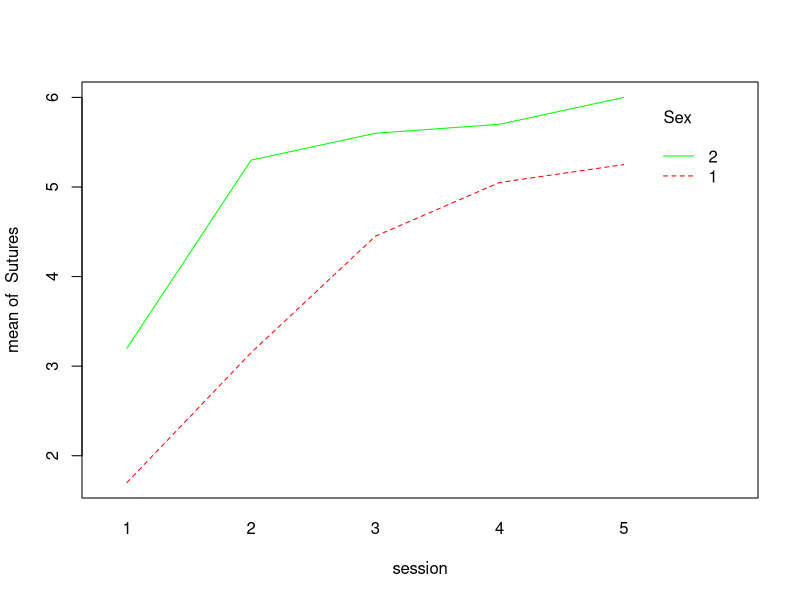
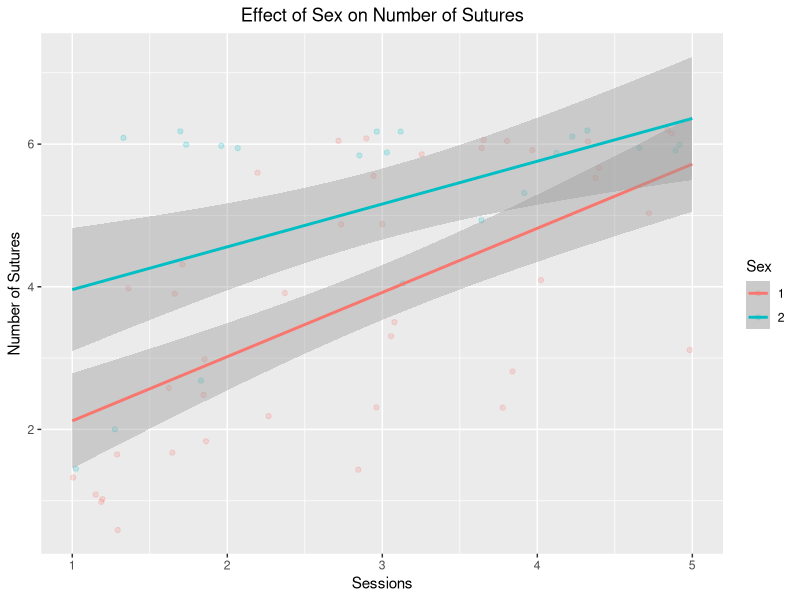
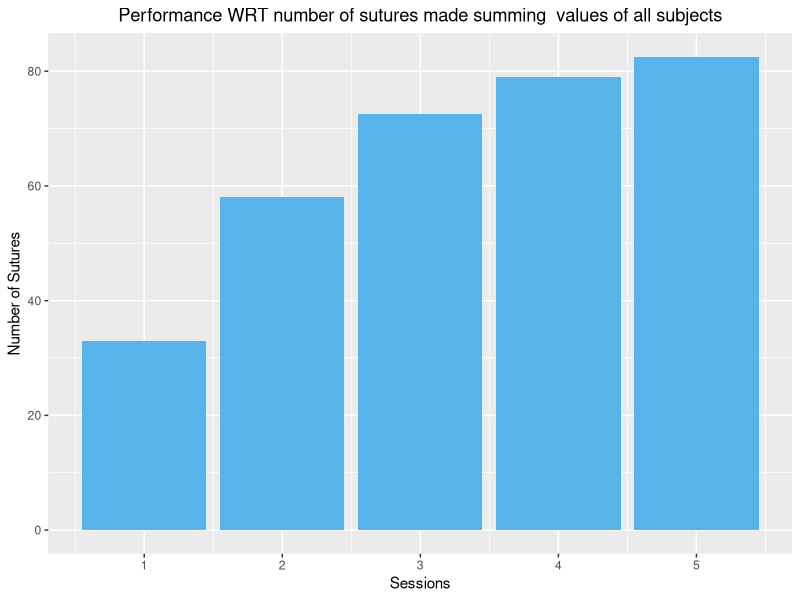
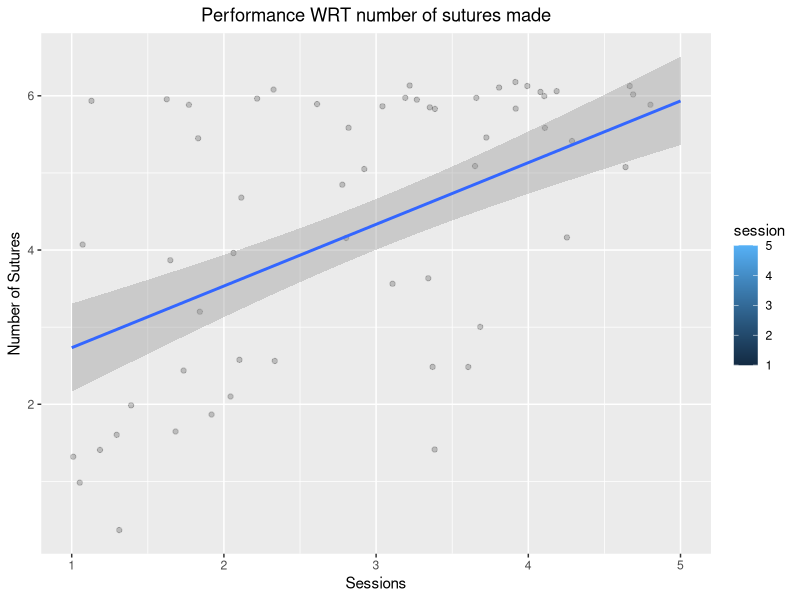
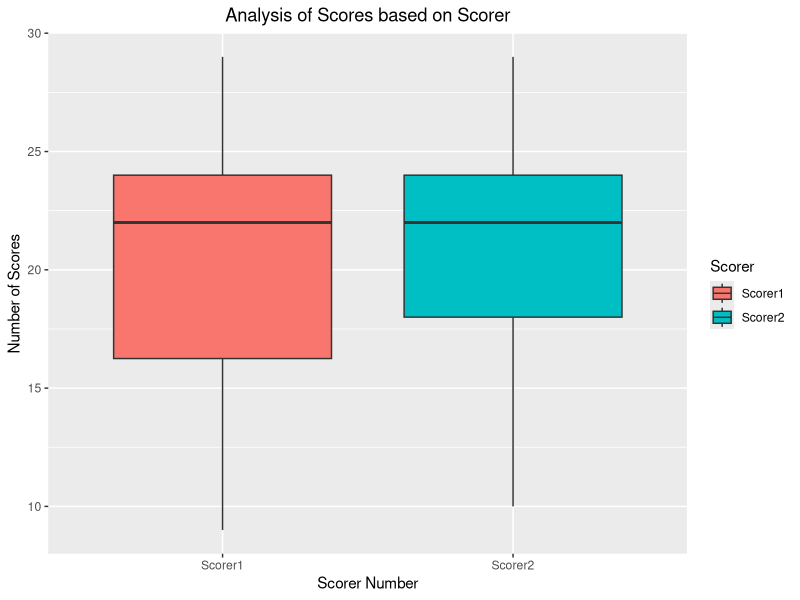
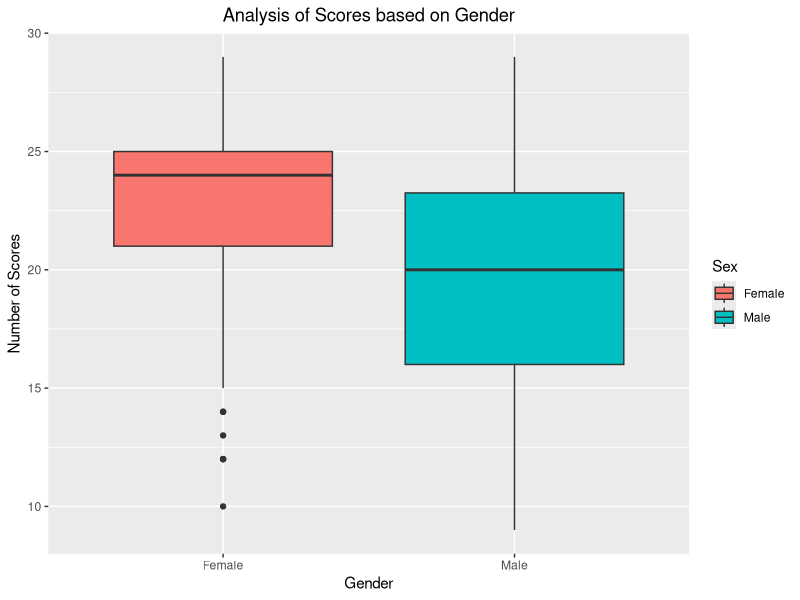
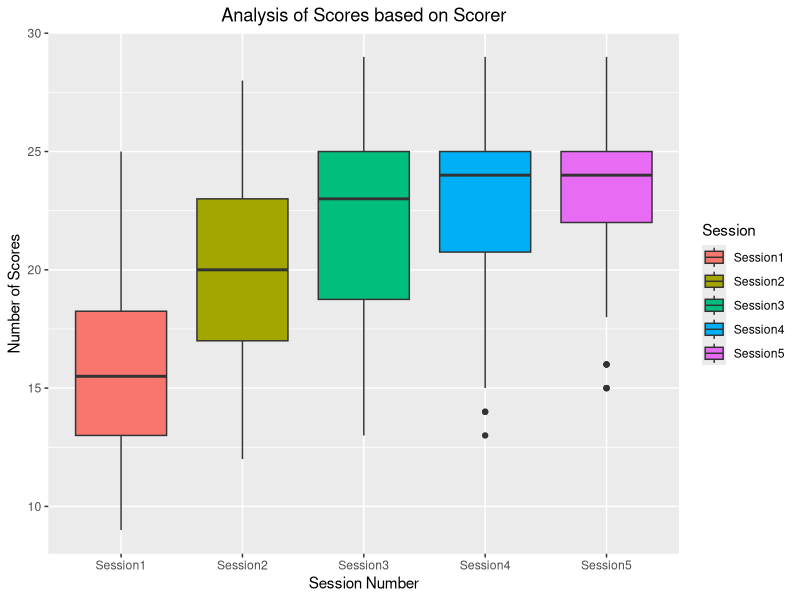
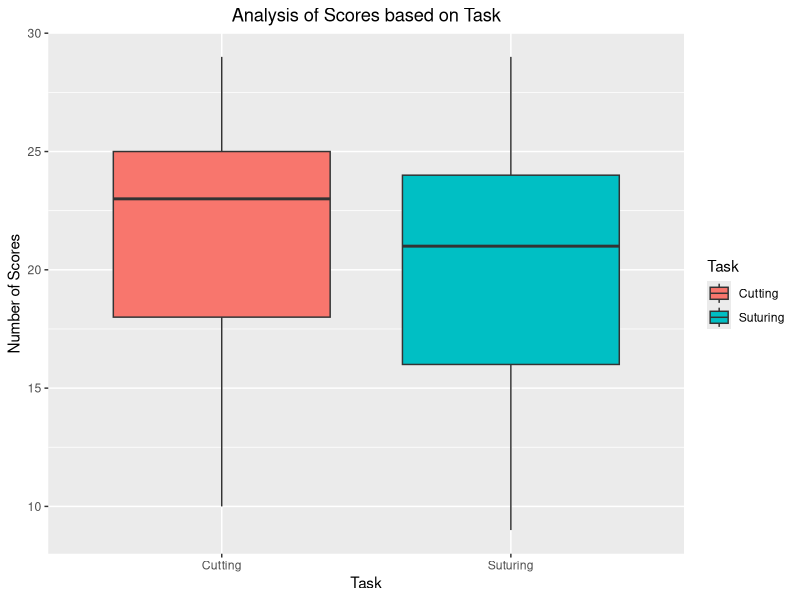

Write R code to recreate these figures, in order. (Note: this script raises an error after producing the figures.)
library(openxlsx)
library(readxl)
library(ggplot2)
library(reshape2)
library(dplyr)
library(nlme)
dir=getwd()
dir
data=read.csv("Data/Normalised_Data.csv")
data$Sex[data$Sex==1]="Male"
data$Sex[data$Sex==2]="Female"


#Normalised

# # m1=abs(min(na.exclude(data$Mean_Perspiration)))
# col=data$Mean_Perspiration
# col=as.numeric(col)+m1+0.0015
# 
# list1=data$Mean_Perspiration
# #list1=na.omit(df$Mean_Perspiration)
# list1[is.na(list1)] <- 555
# minimumvalue=abs(min(list1))
# 
# for(i in c(1:length(list1))) {
#   list1[i]=list1[i]+minimumvalue+0.0015
#   #appendedlist=append(appendedlist,newlist)
#   print(list1[i])
# }
# 
# for(i in c(1:length(list1))) {
#   if (list1[i] > 500) {
#     list1[i]=NA
#     print(list1[i])
#   }
# }
# print(list1)
# data["Normalised_PP"]<-NA
# data$Normalised_PP=list1
# write.csv(data,"Data/Normalised_Data.csv")


#Performance WRT Sutures
data2=read_excel("Data/MicrosurgeryPerformance.xlsx")
data2=data2[1:15,]
Subject <- rep(unlist(data2$ID),each=5)
session=rep(c(1:5),15)#rep(c("Session1","Session2","Session3","Session4","Session5"),15)


Sutures=c()
for( i in 1:15){
  Sutures=append(Sutures,c( as.numeric(data2[i,"Sutures 1"]),as.numeric(data2[i,"Sutures 2"]) ,as.numeric(data2[i,"Sutures 3"]) ,as.numeric(data2[i,"Sutures 4"]) ,as.numeric(data2[i,"Sutures 5"])         ))
}
Age=rep(unlist(data2$Age),each=5)
Sex=rep(unlist(data2$Sex),each=5)
sdata=data.frame(Subject,Age, Sex,session,Sutures)
attach(sdata)
interaction.plot(x.factor     = session,
                 trace.factor = Sex, 
                 response     = Sutures, 
                 col=c("red","green"),  ### Colors for levels of trace var.
                 
                 ### Order by factor order in data
)
for (i in 1:length(Sex)){
  if(as.numeric(Sex[i])==1){
    Sex[i]="Male"
  }
  else if(as.numeric(Sex[i])==2) {
    Sex[i]="Female"
  }
}
p1=ggplot(sdata,aes(session, Sutures, colour=Sex)) + theme(plot.title = element_text(hjust = 0.5)) + 
  geom_jitter(alpha=0.2) +geom_smooth(method=lm)+xlim(1,5)+
  labs(x = 'Sessions', y = 'Number of Sutures')+ggtitle("Effect of Sex on Number of Sutures")
ggsave(filename="Plot/SuturingVsSex.pdf", plot=p1)

session=rep(c("Session1","Session2","Session3","Session4","Session5"),15)
summary(lm(Sutures~Sex*session))

p2=ggplot(sdata,aes(session, Sutures,fill=session)) + theme(plot.title = element_text(hjust = 0.5)) + 
  #geom_jitter(alpha=0.2) +geom_smooth(method=lm)+xlim(1,5)+
  geom_bar(stat="identity",fill="#56B4E9")+
  labs(x = 'Sessions', y = 'Number of Sutures')+ggtitle("Performance WRT number of sutures made summing  values of all subjects")
ggsave(filename="Plot/PerformanceWRTSutures_bar.pdf", plot=p2)


p3=ggplot(sdata,aes(session, Sutures,fill=session)) +
  geom_jitter(alpha=0.2) +geom_smooth(method=lm)+xlim(1,5)+ theme(plot.title = element_text(hjust = 0.5)) + 
  #geom_bar(stat="identity",fill="#56B4E9")+
  labs(x = 'Sessions', y = 'Number of Sutures')+ggtitle("Performance WRT number of sutures made")
ggsave(filename="Plot/PerformanceWRTSutures.pdf", plot=p3)

summary(lm(Sutures~session))






#Summary_Based on Scores with all other attributes
summary(lm(formula = Scores~log(Normalised_PP)+Age+Sex+Task+Scorer+Session,data=data))

#Random Effect
rand_data=na.omit(data)
anova(lme(Scores~Normalised_PP+Age+Year+Sex+Task+Session,random=~1|Subject,data=rand_data))

p4 = ggplot(data, aes(x=Scorer, y=Scores,fill=Scorer))  + theme(plot.title = element_text(hjust = 0.5)) +  
  geom_boxplot()+ggtitle("Analysis of Scores based on Scorer") +labs(x="Scorer Number",y="Number of Scores")
ggsave(filename="Plot/ScorerVsScore.pdf", plot=p4)


p5 = ggplot(data, aes(x=Sex, y=Scores,fill=Sex))  + theme(plot.title = element_text(hjust = 0.5)) +  
  geom_boxplot()+ggtitle("Analysis of Scores based on Gender") +labs(x="Gender",y="Number of Scores")
ggsave(filename="Plot/GenderVsScore.pdf", plot=p5)


p6 = ggplot(data, aes(x=Session, y=Scores,fill=Session))  + theme(plot.title = element_text(hjust = 0.5)) +  
  geom_boxplot()+ggtitle("Analysis of Scores based on Scorer") +labs(x="Session Number",y="Number of Scores")
ggsave(filename="Plot/SessionVsScore.pdf", plot=p6)


p7 = ggplot(data, aes(x=Task, y=Scores,fill=Task))  + theme(plot.title = element_text(hjust = 0.5)) +  
  geom_boxplot()+ggtitle("Analysis of Scores based on Task") +labs(x="Task",y="Number of Scores")
ggsave(filename="Plot/TaskVsScore.pdf", plot=p7)

#Summary_Based on Time with all other attributes
summary(lm(formula = Time~log(Normalised_PP)+Age+Sex+Task+Session,data=data))

p8 = ggplot(data, aes(x=Scorer, y=Time,fill=Scorer))  + theme(plot.title = element_text(hjust = 0.5)) +  
  geom_boxplot()+ggtitle("Analysis of Time based on Scorer") +labs(x="Scorer Number",y="Time in seconds")
ggsave(filename="Plot/ScorerVsTime.pdf", plot=p8)


p9 = ggplot(data, aes(x=Sex, y=Time,fill=Sex)) + theme(plot.title = element_text(hjust = 0.5)) +  
  geom_boxplot()+ggtitle("Analysis of Time based on Gender") +labs(x="Gender",y="Time in seconds")
ggsave(filename="Plot/GenderVsTime.pdf", plot=p9)


p10 = ggplot(data, aes(x=Session, y=Time,fill=Session))  + theme(plot.title = element_text(hjust = 0.5)) +  
  geom_boxplot()+ggtitle("Analysis of Time based on Scorer") +labs(x="Session Number",y="Time in seconds")
ggsave(filename="Plot/SessionVsTime.pdf", plot=p10)


p11 = ggplot(data, aes(x=Task,y=Time,fill=Task))  + theme(plot.title = element_text(hjust = 0.5)) +  
  geom_boxplot()+ggtitle("Analysis of Time based on Task") +labs(x="Task",y="Time in seconds")
ggsave(filename="Plot/TaskVsTime.pdf", plot=p11)


#Analysis based on Scorer
Cutting=read.csv("Data/Cutting_Data.csv")
p12=ggplot(Cutting, aes(x=Scorer, y=Scores,fill=Scorer)) + theme(plot.title = element_text(hjust = 0.5)) +  
  geom_boxplot()+ggtitle("Analysis of Scores based on Scorer") +labs(x="Scorer Number",y="Number of Scorer")
ggsave(filename="Plot/Cutting_ScorerVsScore.pdf", plot=p12)
#Wilcox Test
CScorer1=as.numeric(Cutting[1:75,7])
CScorer2=as.numeric(Cutting[76:150,7])
wilcox.test(CScorer2,CScorer1, paired=TRUE, alternative ="two.sided")

Suturing=read.csv("Data/Suturing_Data.csv")
p13=ggplot(Suturing, aes(x=Scorer, y=Scores,fill=Scorer)) + 
  geom_boxplot()+ggtitle("Analysis of Scores based on Scorer") +labs(x="Scorer Number",y="Number of Scorer")
ggsave(filename="Plot/Suturing_ScorerVsScore.pdf", plot=p13)
SScorer1=as.numeric(Suturing[1:75,7])
SScorer2=as.numeric(Suturing[76:150,7])
#Wilcox Test
wilcox.test(SScorer2,SScorer1, paired=TRUE, alternative ="two.sided")


#Wilcox Test:
wilcox.test(Cutting$Scores,Suturing$Scores,paired=TRUE, alternative ="two.sided")









